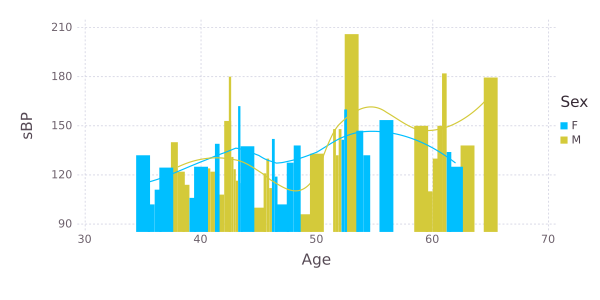

The script that drew this image:
using Gadfly, DataFrames
df = readtable("medical.csv")
print("size is ", size(df)) #> size is (50,7)
df[1:3, 1:size(df,2)]
# data sample:
# IX	Sex	Age	sBP	    dBP	  Drink	BMI
# 0	1	39	106.0	70.0	0	26.97
# 1	2	46	121.0	81.0	0	28.73
# 2	1	48	127.5	80.0	1	25.34

# transforming the data:
df[:Sex] = ifelse(df[:Sex].==1, "F", "M") 
df[:Drink] = ifelse(df[:Drink].==1, "Y", "N")
df[1:3, 1:size(df,2)]
# transformed data sample:
# IX	Sex	Age	sBP	    dBP	  Drink	BMI
# 0	F	39	106.0	70.0	N	26.97
# 1	M	46	121.0	81.0	N	28.73
# 2	F	48	127.5	80.0	Y	25.34

describe(df)
# IX
# Min      0.0
# 1st Qu.  12.25
# Median   24.5
# Mean     24.5
# 3rd Qu.  36.75
# Max      49.0
# NAs      0
# NA%      0.0%

# Sex
# Length  50
# Type    ASCIIString
# NAs     0
# NA%     0.0%
# Unique  2

# Age
# Min      35.0
# 1st Qu.  42.0
# Median   46.0
# Mean     47.86
# 3rd Qu.  52.75
# Max      65.0
# NAs      0
# NA%      0.0%

# sBP
# Min      96.0
# 1st Qu.  119.5
# Median   131.5
# Mean     133.5
# 3rd Qu.  145.75
# Max      206.0
# NAs      0
# NA%      0.0%

# dBP
# Min      63.0
# 1st Qu.  76.375
# Median   84.25
# Mean     84.86
# 3rd Qu.  90.75
# Max      121.0
# NAs      0
# NA%      0.0%

# Drink
# Length  50
# Type    ASCIIString
# NAs     0
# NA%     0.0%
# Unique  2

# BMI
# Min      18.59
# 1st Qu.  23.25
# Median   26.15
# Mean     26.374200000000002
# 3rd Qu.  28.472499999999997
# Max      40.11
# NAs      0
# NA%      0.0%

# And the standard deviations
["Age" std(df["Age"]) "sBP" std(df["sBP"]) "dBP" std(df["dBP"]) "BMI" std(df["BMI"])]
# 1x8 Array{Any,2}:
#  "Age"  8.1941  "sBP"  22.6628  "dBP"  12.5921  "BMI"  4.41216

set_default_plot_size(20cm, 12cm)
plot(df, x="Age", y="sBP", color="Sex", Geom.smooth, Geom.bar(position=:dodge))
pl = plot(df, x="Age", y="sBP", color="Sex", Geom.smooth, Geom.bar(position=:dodge))
draw(PDF("medical.pdf", 6inch, 3inch), pl)
